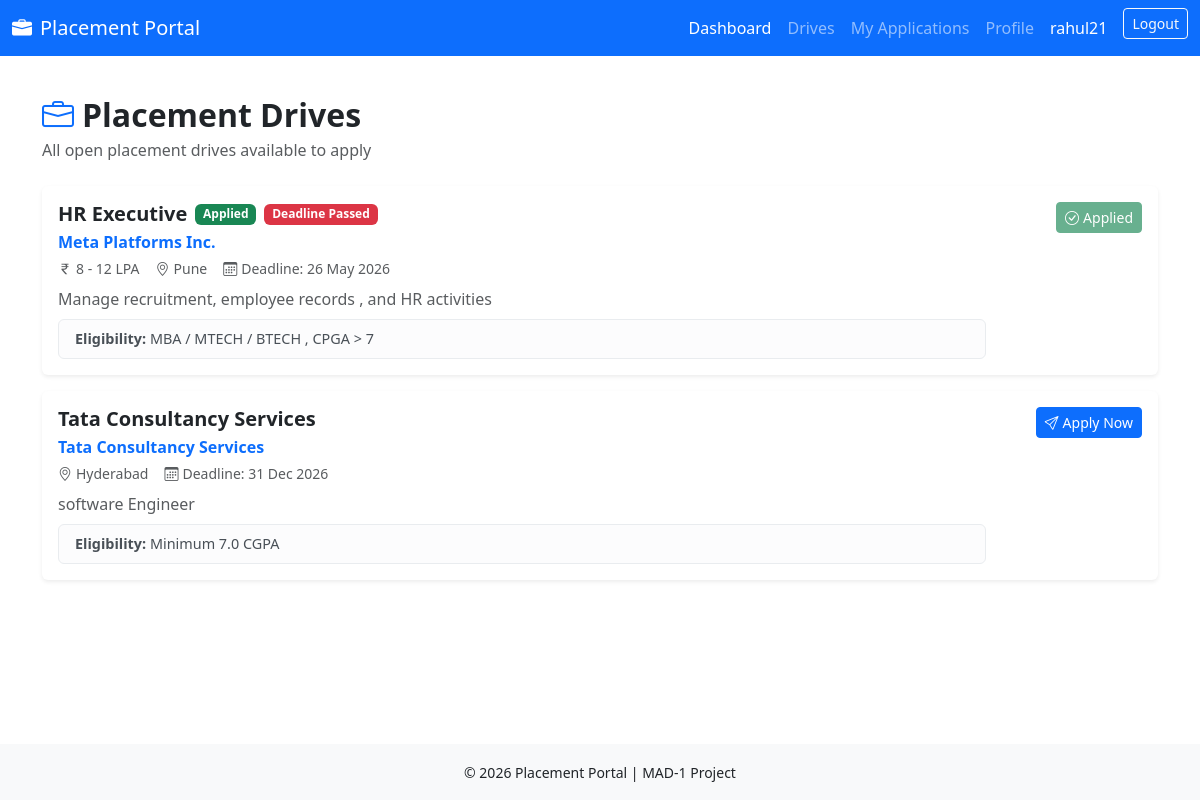
The app's page /student/drives (signed in) with its own data.
### app/models.py (models this page shows, shortened)
class User(db.Model, UserMixin):
    __tablename__ = 'users'
    id = db.Column(db.Integer, primary_key=True)
    username = db.Column(db.String(50), unique=True,nullable=False)
    email = db.Column(db.String(120), unique=True,nullable=False)
    password = db.Column(db.String(200),nullable=False)
    role = db.Column(db.String(20),nullable=False)
    active= db.Column(db.Boolean,default=True)
    is_blacklisted=db.Column(db.Boolean,default=False)
    created_at= db.Column(db.DateTime, default=datetime.utcnow)
    student_profile= db.relationship('Student' , backref='user', uselist= False, cascade='all,delete-orphan')
    company_profile= db.relationship('Company' , backref='user', uselist= False, cascade='all,delete-orphan')
    @property
    def is_active(self):
        return self.active and not self.is_blacklisted

class PlacementDrive(db.Model):
    __tablename__='placement_drives'
    id             = db.Column(db.Integer, primary_key=True)
    company_id     = db.Column(db.Integer, db.ForeignKey('companies.id'), nullable=False)
    job_title      = db.Column(db.String(100), nullable=False)
    job_description = db.Column(db.Text,nullable=False)
    eligibility_criteria = db.Column(db.Text)
    package          =db.Column(db.String(50))
    location         =db.Column(db.String(100))
    deadline         =db.Column(db.Date, nullable=False)
    status           =db.Column(db.String(20), default='pending')
    created_at       =db.Column(db.DateTime, default=datetime.utcnow)
    applications = db.relationship('Application', backref='drive', lazy=True, cascade='all, delete-orphan')

class Company(db.Model):
    __tablename__='companies'
    id         = db.Column(db.Integer,primary_key=True)
    user_id    = db.Column(db.Integer,db.ForeignKey('users.id'),nullable=False)
    company_name = db.Column(db.String(100),nullable=False)
    hr_contact  = db.Column(db.String(100))
    website     = db.Column(db.String(200))
    description = db.Column(db.Text)
    industry    = db.Column(db.String(100))
    approval_status = db.Column(db.String(20))
    drives = db.relationship('PlacementDrive', backref='company',lazy=True,cascade='all,delete-orphan')

### app/routes/student.py (the view)
@student_bp.route('/drives')
@login_required
@student_required
def drives():
    student = current_user.student_profile
    from datetime import date
    all_drives = (PlacementDrive.query.filter_by(status='approved').order_by(PlacementDrive.deadline.asc()).all())
    applied_drive_ids = {app.drive_id for app in student.applications}
    return render_template('student/drives.html',
                           drives=all_drives,
                           applied_drive_ids=applied_drive_ids,
                           today=date.today())

### app/models.py (called while the page is built)
@login_manager.user_loader
def load_user(user_id):
    return User.query.get(int(user_id))

### app/routes/student.py (called while the page is built)
def student_required(f):
    @wraps(f)
    def decorated_function(*args, **kwargs):
        if not current_user.is_authenticated or current_user.role != 'student':
            flash('Student access required.')
            return redirect(url_for('auth.login'))
        return f(*args, **kwargs)
    return decorated_function

### app/templates/student/drives.html (shortened to what this page needs)
{% extends 'base.html' %}
{% block content %}
<h2 class="fw-bold mb-1"><i class="bi bi-briefcase me-2 text-primary"></i>Placement Drives</h2>
<p class="text-muted mb-4">All open placement drives available to apply</p>
{% if drives %}
<div class="row g-3">
    {% for drive in drives %}
    <div class="col-12">
        <div class="card border-0 shadow-sm">
            <div class="card-body">
                <div class="d-flex justify-content-between align-items-start flex-wrap gap-3">
                    <div class="flex-grow-1">
                        <div class="d-flex align-items-center gap-2 mb-1">
                            <h5 class="fw-bold mb-0">{{ drive.job_title }}</h5>
                            {% if drive.id in applied_drive_ids %}
                                <span class="badge bg-success">Applied</span>
                            {% endif %}
                            {% if drive.deadline < today %}
                                <span class="badge bg-danger">Deadline Passed</span>
                            {% endif %}
                        </div>
                        <p class="text-primary fw-semibold mb-1">{{ drive.company.company_name }}</p>
                        <div class="d-flex gap-3 flex-wrap text-muted small mb-2">
                            {% if drive.package %}
                                <span><i class="bi bi-currency-rupee me-1"></i>{{ drive.package }}</span>
                            {% endif %}
                            {% if drive.location %}
                                <span><i class="bi bi-geo-alt me-1"></i>{{ drive.location }}</span>
                            {% endif %}
                            <span><i class="bi bi-calendar3 me-1"></i>Deadline: {{ drive.deadline.strftime('%d %b %Y') }}</span>
                        </div>
                        <p class="text-muted mb-2">{{ drive.job_description[:200] }}{% if drive.job_description | length > 200 %}...{% endif %}</p>
                        {% if drive.eligibility_criteria %}
                        <div class="alert alert-light py-2 px-3 mb-0" style="font-size:0.9em;">
                            <strong>Eligibility:</strong> {{ drive.eligibility_criteria }}
                        </div>
                        {% endif %}
                    </div>
                    <div class="text-end" style="min-width: 140px;">
                        {% if drive.id in applied_drive_ids %}
                            <button class="btn btn-success btn-sm" disabled>
                                <i class="bi bi-check-circle me-1"></i>Applied
                            </button>
                        {% elif drive.deadline < today %}
                            <button class="btn btn-secondary btn-sm" disabled>
                                Deadline Passed
                            </button>
                        {% else %}
                        <button type="button" class="btn btn-primary btn-sm"
                                data-bs-toggle="modal" data-bs-target="#applyModal{{ drive.id }}">
                            <i class="bi bi-send me-1"></i>Apply Now
                        </button>
                        {% endif %}
                    </div>
                </div>
            </div>
        </div>
    </div>
    {% endfor %}
</div>
{% else %}
<div class="text-center py-5 text-muted">
    <i class="bi bi-briefcase display-4 mb-3 d-block"></i>
    <p>No placement drives available at the moment. Check back later!</p>
</div>
{% endif %}
{% endblock %}

### app/templates/base.html (shortened to what this page needs)
<!DOCTYPE html>
<html lang="en">
<head>
    <link href="https://cdn.jsdelivr.net/npm/bootstrap@5.3.0/dist/css/bootstrap.min.css" rel="stylesheet">
    <link href="https://cdn.jsdelivr.net/npm/bootstrap-icons@1.11.3/font/bootstrap-icons.css" rel="stylesheet">
</head>
<body>
<nav class="navbar navbar-dark bg-primary">
    <div class="container-fluid">
        <a class="navbar-brand d-flex align-items-center" href="{{ url_for('auth.index') }}">
            <i class="bi bi-briefcase-fill me-2"></i>
            Placement Portal
        </a>
        <div>
            <ul class="navbar-nav flex-row gap-3">
                {% if current_user.is_authenticated %}
                    {% if current_user.role == 'admin' %}
                        <li class="nav-item">
                            <a class="nav-link text-white" href="{{ url_for('admin.dashboard') }}">Dashboard</a>
                        </li>
                        <li class="nav-item">
                            <a class="nav-link" href="{{ url_for('admin.companies') }}">Companies</a>
                        </li>
                        <li class="nav-item">
                            <a class="nav-link" href="{{ url_for('admin.students') }}">Students</a>
                        </li>
                        <li class="nav-item">
                            <a class="nav-link" href="{{ url_for('admin.drives') }}">Drives</a>
                        </li>
                        <li class="nav-item">
                            <a class="nav-link" href="{{ url_for('admin.applications') }}">Applications</a>
                        </li>
                    {% elif current_user.role == 'student' %}
                        <li class="nav-item">
                            <a class="nav-link text-white" href="{{ url_for('student.dashboard') }}">Dashboard</a>
                        </li>
                        <li class="nav-item">
                            <a class="nav-link" href="{{ url_for('student.drives') }}">Drives</a>
                        </li>
                        <li class="nav-item">
                            <a class="nav-link" href="{{ url_for('student.my_applications') }}">My Applications</a>
                        </li>
                        <li class="nav-item">
                            <a class="nav-link" href="{{ url_for('student.profile') }}">Profile</a>
                        </li>
                    {% endif %}
                    <li class="nav-item">
                        <span class="nav-link text-white">{{ current_user.username }}</span>
                    </li>
                    <li class="nav-item">
                        <a class="btn btn-outline-light btn-sm" href="{{ url_for('auth.logout') }}">Logout</a>
                    </li>
                {% endif %}
            </ul>
        </div>
    </div>
</nav>
<main class="container mt-4">
    {% block content %}
    {% endblock %}
</main>
<footer class="bg-light text-center py-3 mt-4">
    <small>© 2026 Placement Portal | MAD-1 Project</small>
</footer>
</body>
</html>

### app/templates/base.html (style rules this page uses)
body { min-height: 100vh; display: flex; flex-direction: column; }
main { flex: 1; }

### records on screen
User: username "rahul21"
PlacementDrive: job_title "HR Executive", shows "Applied", shows "Deadline Passed", company.company_name "Meta Platforms Inc.", package "8 - 12 LPA", location "Pune", deadline "26 May 2026", job_description "Manage recruitment, employee records , and HR activities", eligibility_criteria "MBA / MTECH / BTECH , CPGA > 7"
PlacementDrive: job_title "Tata Consultancy Services", company.company_name "Tata Consultancy Services", location "Hyderabad", deadline "31 Dec 2026", job_description "software Engineer", eligibility_criteria "Minimum 7.0 CGPA"
